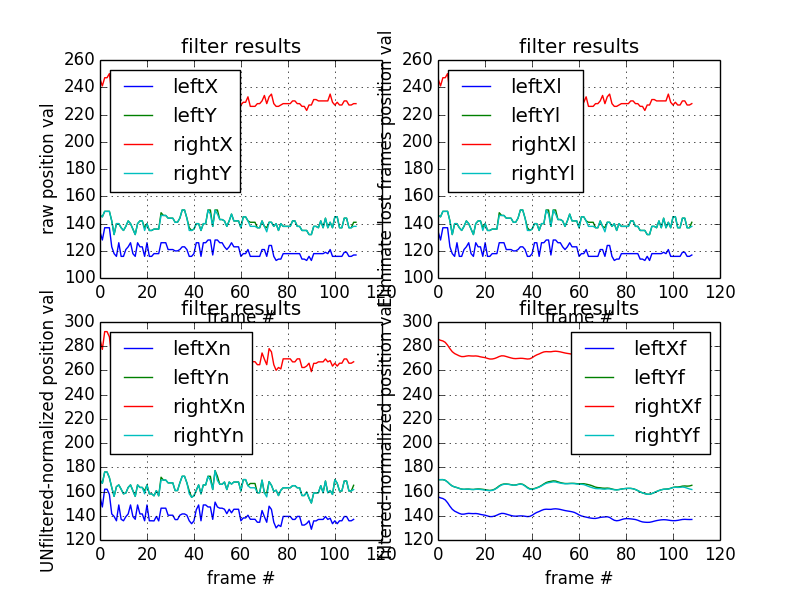

The script that saved this image:
#import plotly.plotly as py
#import plotly.graph_objs as go
import scipy.signal as signal
import numpy as np
import matplotlib.pyplot as plt

with open("afile--2015-09-21_22-48-13-207-qiyuan.txt") as f:
    content = f.readlines()
numFrames = len(content)
print numFrames
frame = [0 for i in range(numFrames)]
leftX = [0 for i in range(numFrames)]
leftY = [0 for i in range(numFrames)]
rightX = [0 for i in range(numFrames)]
rightY = [0 for i in range(numFrames)]

for i in range(numFrames):
	crtLine = content[i].split(",")
	frame[i] = crtLine[0]
	leftX[i] = crtLine[1]
	leftY[i] = crtLine[2]
	rightX[i] = crtLine[3]
	rightY[i] = crtLine[4]

#process list into numpy array
leftX = np.array(leftX)
leftX = leftX.astype(np.float)
leftY = np.array(leftY)
leftY = leftY.astype(np.float)
rightX = np.array(rightX)
rightX = rightX.astype(np.float)
rightY = np.array(rightY)
rightY = rightY.astype(np.float)

#remove lost video frames
leftXl = [leftX[0]]
leftYl = [leftY[0]]
rightXl = [rightX[0]]
rightYl = [rightY[0]]
eliminateRatio = 0.05
for i in range(1, numFrames - 1):
    curAvgLeft = (leftX[i] + leftX[i + 1]) / 2
    curAvgRight = (rightX[i] + rightX[i + 1]) / 2
    if curAvgLeft > (1 + eliminateRatio) * leftXl[-1] and curAvgRight < (1 - eliminateRatio) * rightXl[-1]:
        continue
    if curAvgLeft < (1 - eliminateRatio) * leftXl[-1] and curAvgRight > (1 + eliminateRatio) * rightXl[-1]:
        continue  
    leftXl.append(leftX[i])
    leftYl.append(leftY[i])
    rightXl.append(rightX[i])
    rightYl.append(rightY[i])

#update the number of frames
numFrames = len(leftXl)
framel = [i for i in range(numFrames)]
print numFrames
#normalize position movement parameter
#assume (rightX1 - leftX1) standard value as 130
#so delta(x1) = (rightX1 - leftX1) * deltax2 / (rightX2 - leftX1)
leftXn = [0 for i in range(numFrames)]
leftYn = [0 for i in range(numFrames)]
rightXn = [0 for i in range(numFrames)]
rightYn = [0 for i in range(numFrames)]
M = 130
for i in range(numFrames):
    leftXn[i] = M * leftXl[i] / (rightXl[i] - leftXl[i])
    leftYn[i] = M * leftYl[i] / (rightXl[i] - leftXl[i])
    rightXn[i] = M * rightXl[i] / (rightXl[i] - leftXl[i])
    rightYn[i] = M * rightYl[i] / (rightXl[i] - leftXl[i])


# First, design the Buterworth filter
N  = 1    # Filter order
low = 0.12 # Cutoff frequency
B, A = signal.butter(N, low, output='ba')
#high = .40 # Cutoff frequency # 1 = Nyquist frequency
#B, A = signal.butter(N, [low, high], btype='band')



# Second, apply the filter
leftXf = signal.filtfilt(B,A, leftXn)
leftYf = signal.filtfilt(B,A, leftYn)
rightXf = signal.filtfilt(B,A, rightXn)
rightYf = signal.filtfilt(B,A, rightYn)

#plot
plt.subplot(2, 2, 1)
plt.plot(frame, leftX, label='leftX')
plt.plot(frame, leftY, label='leftY')
plt.plot(frame, rightX, label='rightX')
plt.plot(frame, rightY, label='rightY')

plt.xlabel('frame #')
plt.ylabel('raw position val')
plt.title('filter results')
plt.legend(loc='upper left')
plt.grid(True)

plt.subplot(2, 2, 2)
plt.plot(framel, leftXl, label='leftXl')
plt.plot(framel, leftYl, label='leftYl')
plt.plot(framel, rightXl, label='rightXl')
plt.plot(framel, rightYl, label='rightYl')

plt.xlabel('frame #')
plt.ylabel('Eliminate lost frames position val')
plt.title('filter results')
plt.legend(loc='upper left')
plt.grid(True)

plt.subplot(2, 2, 3)
plt.plot(framel, leftXn, label='leftXn')
plt.plot(framel, leftYn, label='leftYn')
plt.plot(framel, rightXn, label='rightXn')
plt.plot(framel, rightYn, label='rightYn')

plt.xlabel('frame #')
plt.ylabel('UNfiltered-normalized position val')
plt.title('filter results')
plt.legend(loc='upper left')
plt.grid(True)


plt.subplot(2, 2, 4)
plt.plot(framel, leftXf, label='leftXf')
plt.plot(framel, leftYf, label='leftYf')
plt.plot(framel, rightXf, label='rightXf')
plt.plot(framel, rightYf, label='rightYf')

plt.xlabel('frame #')
plt.ylabel('filtered-normalized position val')
plt.title('filter results')
plt.legend(loc='upper right')
plt.grid(True)
plt.savefig("plot.png")



plt.show()

#average value
leftXAVG = sum(leftXf) / numFrames
leftYAVG = sum(leftYf) / numFrames
rightXAVG = sum(rightXf) / numFrames
rightYAVG = sum(rightYf) / numFrames

#compute the delta value
eyeActivity = 0
deltaLeftX = []
for i in range(1, len(leftXf)):
    deltaLeftX.append(abs(leftXf[i] - leftXf[i-1]))
eyeActivity += sum(deltaLeftX)
deltaLeftY = []
for i in range(1, len(leftYf)):
    deltaLeftY.append(abs(leftYf[i] - leftYf[i-1]))
eyeActivity += sum(deltaLeftY)
deltaRightX = []
for i in range(1, len(rightXf)):
    deltaRightX.append(abs(rightXf[i] - rightXf[i-1]))
eyeActivity += sum(deltaRightX)
deltaRightY = []
for i in range(1, len(rightYf)):
    deltaRightY.append(abs(rightYf[i] - rightYf[i-1]))
eyeActivity += sum(deltaRightY)

#activity per frame
apf = eyeActivity / numFrames
print("eyeActivity per frame = %f" % apf)
